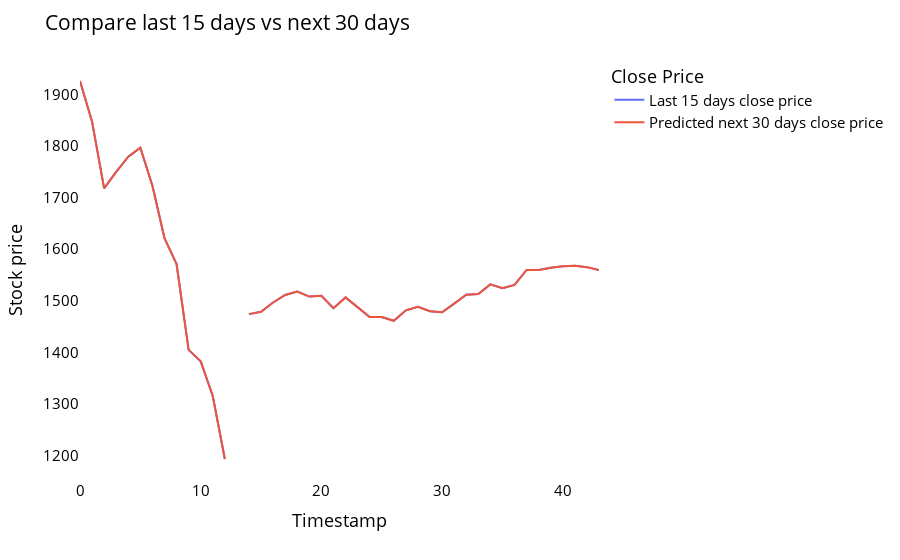

Here is the notebook cell this chart was saved with:
### Code cell
temp_mat = np.empty((len(last_days)+pred_days+1,1))
temp_mat[:] = np.nan
temp_mat = temp_mat.reshape(1,-1).tolist()[0]

last_original_days_value = temp_mat
next_predicted_days_value = temp_mat

last_original_days_value[0:time_step+1] = scaler.inverse_transform(closedf[len(closedf)-time_step:]).reshape(1,-1).tolist()[0]
next_predicted_days_value[time_step+1:] = scaler.inverse_transform(np.array(lst_output).reshape(-1,1)).reshape(1,-1).tolist()[0]

new_pred_plot = pd.DataFrame({
    'last_original_days_value':last_original_days_value,
    'next_predicted_days_value':next_predicted_days_value
})

names = cycle(['Last 15 days close price','Predicted next 30 days close price'])

fig = px.line(new_pred_plot,x=new_pred_plot.index, y=[new_pred_plot['last_original_days_value'],
                                                      new_pred_plot['next_predicted_days_value']],
              labels={'value': 'Stock price','index': 'Timestamp'})
fig.update_layout(title_text='Compare last 15 days vs next 30 days',
                  plot_bgcolor='white', font_size=15, font_color='black',legend_title_text='Close Price')
fig.for_each_trace(lambda t:  t.update(name = next(names)))

fig.update_xaxes(showgrid=False)
fig.update_yaxes(showgrid=False)
fig.show()

### Figure 1 — Plotly figure (JSON) as saved in the notebook; plotly's stock layout.template omitted (floating-point values rounded to 4 significant figures)
{"data": [{"hovertemplate": "variable=last_original_days_value<br>Timestamp=%{x}<br>Stock price=%{y}<extra></extra>", "legendgroup": "last_original_days_value", "line": {"color": "#636efa", "dash": "solid"}, "marker": {"symbol": "circle"}, "mode": "lines", "name": "Last 15 days close price", "orientation": "v", "showlegend": true, "type": "scatter", "x": [0, 1, 2, 3, 4, 5, 6, 7, 8, 9, 10, 11, 12, 13, 14, 15, 16, 17, 18, 19, 20, 21, 22, 23, 24, 25, 26, 27, 28, 29, 30, 31, 32, 33, 34, 35, 36, 37, 38, 39, 40, 41, 42, 43], "xaxis": "x", "y": [1926.0, 1847.0, 1718.0, 1750.0, 1779.0, 1797.0, 1723.0, 1621.0, 1571.0, 1405.0, 1383.0, 1316.0, 1194.0, null, 1474.0, 1479.0, 1497.0, 1511.0, 1518.0, 1508.0, 1510.0, 1486.0, 1506.0, 1488.0, 1469.0, 1468.0, 1461.0, 1482.0, 1488.0, 1480.0, 1478.0, 1494.0, 1512.0, 1513.0, 1532.0, 1524.0, 1531.0, 1560.0, 1560.0, 1564.0, 1567.0, 1568.0, 1565.0, 1559.0], "yaxis": "y"}, {"hovertemplate": "variable=next_predicted_days_value<br>Timestamp=%{x}<br>Stock price=%{y}<extra></extra>", "legendgroup": "next_predicted_days_value", "line": {"color": "#EF553B", "dash": "solid"}, "marker": {"symbol": "circle"}, "mode": "lines", "name": "Predicted next 30 days close price", "orientation": "v", "showlegend": true, "type": "scatter", "x": [0, 1, 2, 3, 4, 5, 6, 7, 8, 9, 10, 11, 12, 13, 14, 15, 16, 17, 18, 19, 20, 21, 22, 23, 24, 25, 26, 27, 28, 29, 30, 31, 32, 33, 34, 35, 36, 37, 38, 39, 40, 41, 42, 43], "xaxis": "x", "y": [1926.0, 1847.0, 1718.0, 1750.0, 1779.0, 1797.0, 1723.0, 1621.0, 1571.0, 1405.0, 1383.0, 1316.0, 1194.0, null, 1474.0, 1479.0, 1497.0, 1511.0, 1518.0, 1508.0, 1510.0, 1486.0, 1506.0, 1488.0, 1469.0, 1468.0, 1461.0, 1482.0, 1488.0, 1480.0, 1478.0, 1494.0, 1512.0, 1513.0, 1532.0, 1524.0, 1531.0, 1560.0, 1560.0, 1564.0, 1567.0, 1568.0, 1565.0, 1559.0], "yaxis": "y"}], "layout": {"font": {"color": "black", "size": 15}, "legend": {"title": {"text": "Close Price"}, "tracegroupgap": 0}, "margin": {"t": 60}, "plot_bgcolor": "white", "title": {"text": "Compare last 15 days vs next 30 days"}, "xaxis": {"anchor": "y", "domain": [0, 1], "showgrid": false, "title": {"text": "Timestamp"}}, "yaxis": {"anchor": "x", "domain": [0, 1], "showgrid": false, "title": {"text": "Stock price"}}}}
